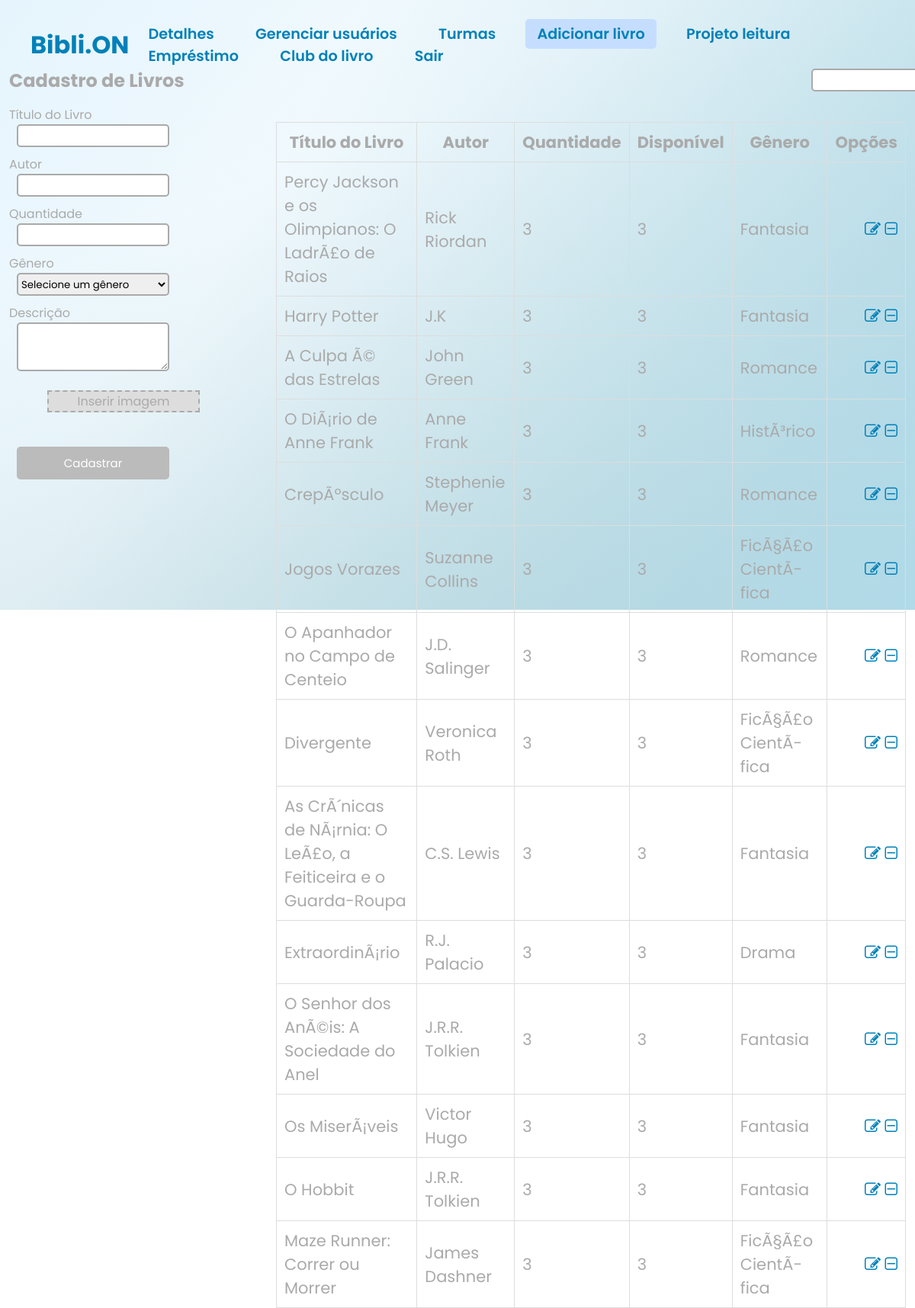
The app's page /biblion/biblion/asmdaoksdokasmdas/adm/addlivro.php (signed in), older data.
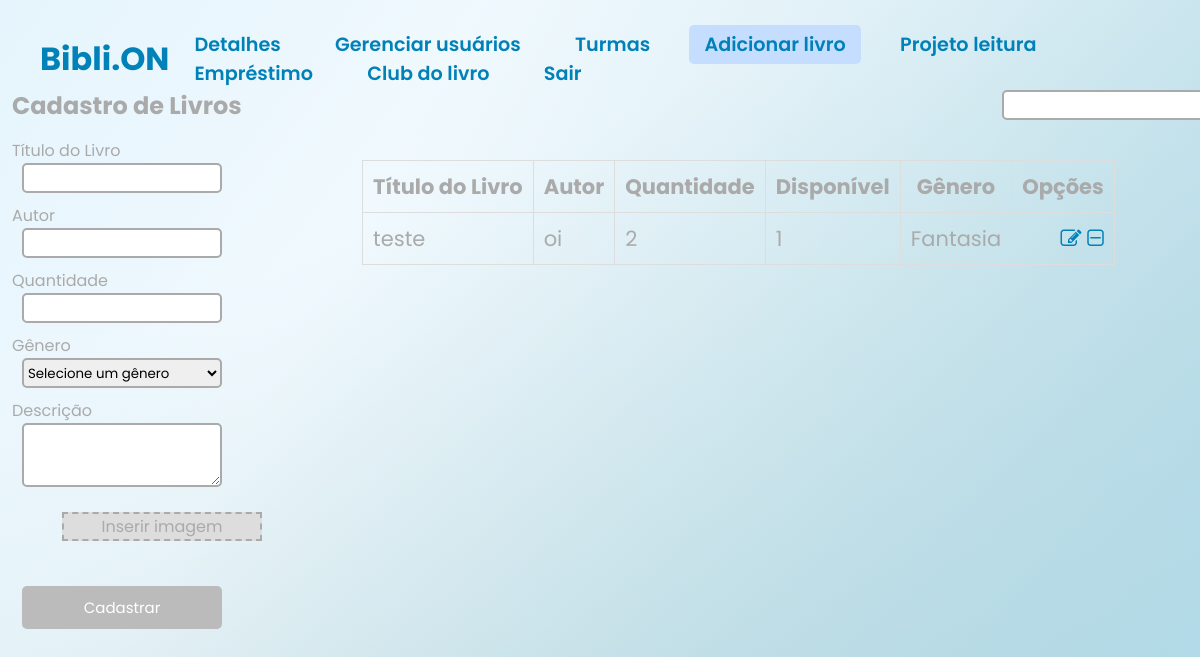
The same page, newer data.
### tables this page shows
CREATE TABLE IF NOT EXISTS `livros` (
`id` int(11) unsigned NOT NULL,
  `titulo` varchar(255) NOT NULL,
  `autor` varchar(255) NOT NULL,
  `quantidade` int(200) NOT NULL,
  `disponivel` int(11) NOT NULL,
  `descricao` text,
  `genero` varchar(255) NOT NULL,
  `imagem` varchar(255) DEFAULT NULL
);

### biblion/biblion/asmdaoksdokasmdas/adm/addlivro.php (the view, shortened to what this page needs)
<!DOCTYPE html>
<html>
<head>
    <link rel="stylesheet" type="text/css" href="../css/menuad.css">
    <link rel="stylesheet" href="https://stackpath.bootstrapcdn.com/font-awesome/4.7.0/css/font-awesome.min.css">
</head>
<body>
    <header>
        <nav class="navigation">
            <div>
                <h3>Bibli.ON</h3>
            </div>
            <div>
                <a href="menuadm.php">Detalhes</a>
                <a href="gerenciar.php">Gerenciar usuários</a>
                <a href="turmas.php">Turmas</a>
                <a style="background-color: #c5deff;" href="addlivro.php">Adicionar livro</a>
                <a href="projetolei.php">Projeto leitura</a>
                <a href="reservas.php">Empréstimo</a>
                <a href="clublivro.php">Club do livro</a>
                <a href="logout.php">Sair</a>
            </div>
        </nav>
    </header>
    <div id="adicionar-livro-secao" class="addlivro">
        <div class="container1">
            <form method="POST" action="<?php echo $_SERVER["PHP_SELF"]; ?>" enctype="multipart/form-data">
                <h2>Cadastro de Livros</h2>
                <label for="titulo">Título do Livro</label><br>
                <input style="margin-bottom: 10px;" class="in" type="text" name="titulo" required>
                <label for="autor">Autor</label><br>
                <input style="margin-bottom: 10px;" class="in" type="text" name="autor" required>
                <label for="quantidade">Quantidade</label><br>
                <input style="margin-bottom: 10px;" class="in" type="number" name="quantidade" required>
                <label for="genero">Gênero</label><br>
                <select style="margin-bottom: 10px;" class="in" name="genero" required>
                    <option value="">Selecione um gênero</option>
                </select>
                <label for="descricao">Descrição</label><br>
                <textarea class="ino" name="descricao" required></textarea><br>
                <label class="picture" for="picture__input" tabIndex="0">
                    <span class="picture__image"></span>
                </label>
                <label for="imagem"></label><br>
                <input type="file" name="imagem" id="picture__input" required><br>
                <button class="lin" type="submit" name="cadastrar" value="Cadastrar">Cadastrar</button>
            </form>
        </div>
        <div class="container2">
            <form class="bun" method="GET" action="<?php echo $_SERVER["PHP_SELF"]; ?>">
                <input class="bun1" type="text" name="search" id="search" class="search-input">
            </form>
            <table>
                <thead>
                    <tr>
                        <th>Título do Livro</th>
                        <th>Autor</th>
                        <th>Quantidade</th>
                        <th>Disponível</th>
                        <th>Gênero</th>
                        <th>Opções</th>
                    </tr>
                </thead>
                <tbody>
                    <?php
                    $servername = "localhost";
                    $username = "root";
                    $password = "root";
                    $dbname = "biblioteca";
                    $conn = new mysqli($servername, $username, $password, $dbname);
                    $search = isset($_GET['search']) ? $_GET['search'] : '';
                    $sql = "SELECT * FROM livros WHERE titulo LIKE '%$search%'";
                    $result = $conn->query($sql);
                    if ($result->num_rows > 0) {
                        while ($row = $result->fetch_assoc()) {
                            echo "<tr>";
                            echo "<td>" . $row["titulo"] . "</td>";
                            echo "<td>" . $row["autor"] . "</td>";
                            echo "<td class='itn'>" . $row["quantidade"] . "</td>";
                            echo "<td class='itn'>" . $row["disponivel"] . "</td>";
                            echo "<td>" . $row["genero"] . "</td>";
                            echo "<td class='options'>
                                    <a class='fa fa-pencil-square-o ininn' href='detalhesadm.php?id=" . $row["id"] . "'></a>
                                    <a class='fa fa-minus-square-o ininn' data-id='" . $row["id"] . "' onclick='confirmDelete(" . $row["id"] . ")'></a>
                                  </td>";
                            echo "</tr>";
                        }
                    } else {
                        echo "<tr><td colspan='6'>Nenhum livro encontrado.</td></tr>";
                    }
                    ?>
                </tbody>
            </table>
        </div>
    </div>
</body>
</html>

Row changes from the older to the newer data that the page shows:
removed livros: titulo "Percy Jackson e os Olimpianos: O LadrÃ£o de Raios", autor "Rick Riordan", quantidade "3", disponivel "3", genero "Fantasia"
removed livros: titulo "Harry Potter", autor "J.K", quantidade "3", disponivel "3", genero "Fantasia"
removed livros: titulo "A Culpa Ã© das Estrelas", autor "John Green", quantidade "3", disponivel "3", genero "Romance"
removed livros: titulo "O DiÃ¡rio de Anne Frank", autor "Anne Frank", quantidade "3", disponivel "3", genero "HistÃ³rico"
removed livros: titulo "CrepÃºsculo", autor "Stephenie Meyer", quantidade "3", disponivel "3", genero "Romance"
removed livros: titulo "Jogos Vorazes", autor "Suzanne Collins", quantidade "3", disponivel "3", genero "FicÃ§Ã£o CientÃ­fica"
removed livros: titulo "O Apanhador no Campo de Centeio", autor "J.D. Salinger", quantidade "3", disponivel "3", genero "Romance"
removed livros: titulo "Divergente", autor "Veronica Roth", quantidade "3", disponivel "3", genero "FicÃ§Ã£o CientÃ­fica"
removed livros: titulo "As CrÃ´nicas de NÃ¡rnia: O LeÃ£o, a Feiticeira e o Guarda-Roupa", autor "C.S. Lewis", quantidade "3", disponivel "3", genero "Fantasia"
removed livros: titulo "ExtraordinÃ¡rio", autor "R.J. Palacio", quantidade "3", disponivel "3", genero "Drama"
removed livros: titulo "O Senhor dos AnÃ©is: A Sociedade do Anel", autor "J.R.R. Tolkien", quantidade "3", disponivel "3", genero "Fantasia"
removed livros: titulo "Os MiserÃ¡veis", autor "Victor Hugo", quantidade "3", disponivel "3", genero "Fantasia"
removed livros: titulo "O Hobbit", autor "J.R.R. Tolkien", quantidade "3", disponivel "3", genero "Fantasia"
removed livros: titulo "Maze Runner: Correr ou Morrer", autor "James Dashner", quantidade "3", disponivel "3", genero "FicÃ§Ã£o CientÃ­fica"
added livros: titulo "teste", autor "oi", quantidade "2", disponivel "1", genero "Fantasia"
